Frame 1 (no input): blank canvas, image omitted
Frame 60 (the mouse pressed at the canvas centre just before this capture): blank canvas, image omitted
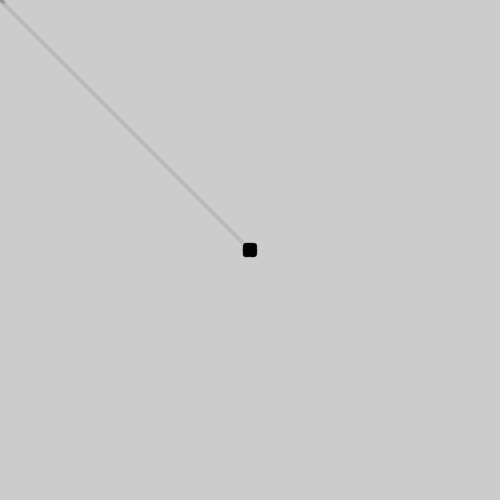
Frame 120 (the mouse held since frame 60 and released just before this capture)

The Processing sketch whose frames 1 and 60 were blank and that drew this single picture after the mouse press (run headless with seeded random() and noise(); from frame 60 on, the mouse is pressed at the canvas centre):

// Processing sketch: processing_11662
// ── processing_11662.pde

void setup() {
  size(500, 500);
  smooth();
}


void draw() {
  if(mousePressed == true){
    blurredLine(pmouseX, pmouseY, mouseX, mouseY);
  }
}


void blurredLine(float x1, float y1, float x2, float y2) {
  //ここから
    strokeWeight(random(1, 6));
    stroke(0, 0, 0, random(10, 60));
    line(x1, y1, x2, y2);
    for(int i = 0 ; i < 20 ; i++){
      point(random(x1-5, x1+5), random(y1-5, y1+5));
      point(random(x2-5, x2+5), random(y2-5, y2+5));
    }
  //ここまでを書き替える
}


void keyPressed() {
  //キーボートをクリックしたときに画像を保存
  save("blurredLine.png");
}
